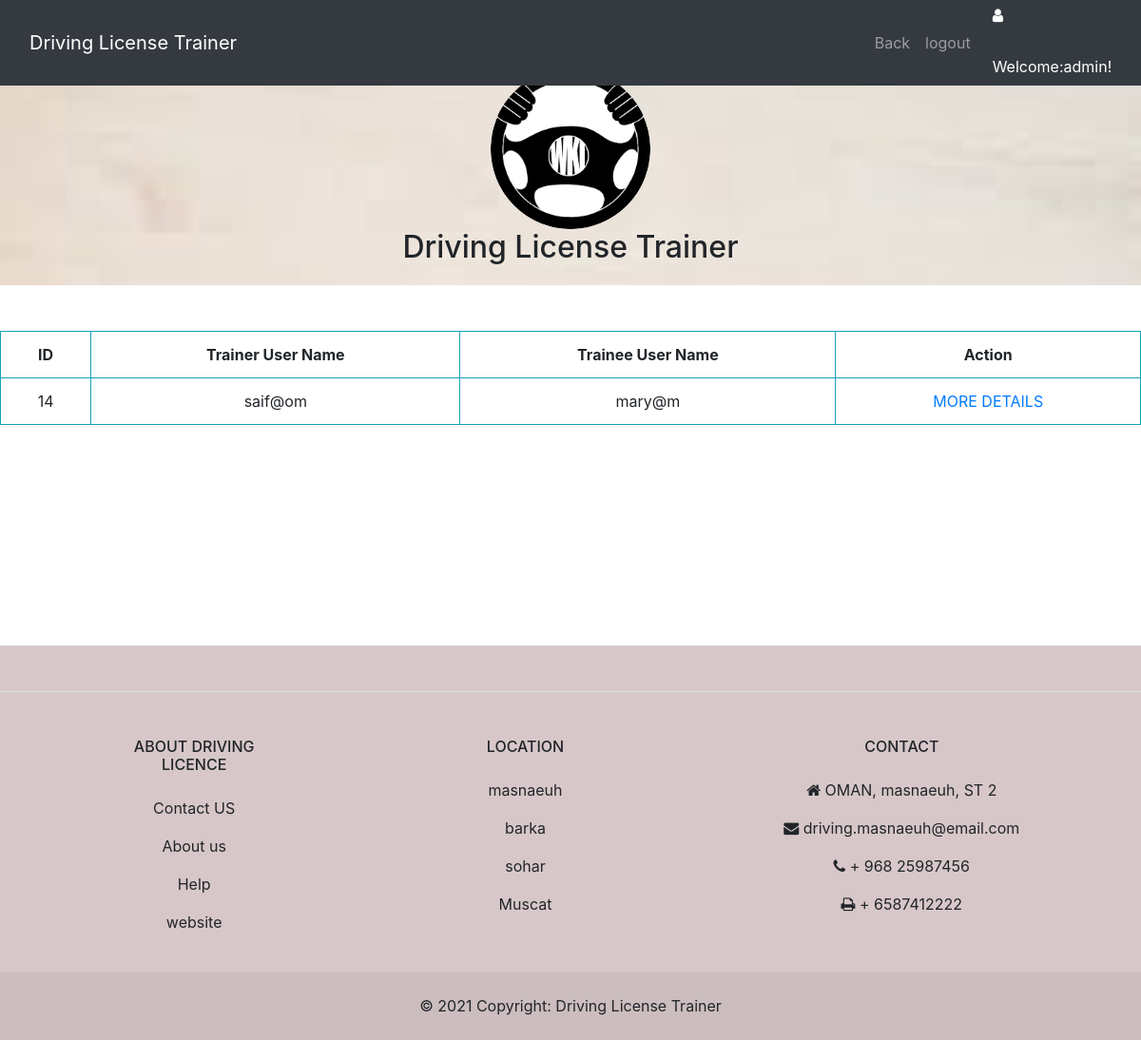
The app's page /View_Your_Trainer_admin1.php?trainee_uname=mary@m (signed in) with its own data.
### tables this page shows
CREATE TABLE IF NOT EXISTS `tblselecttraineer` (
  `sid` int(8) NOT NULL AUTO_INCREMENT,
  `trainee_username` varchar(20) NOT NULL,
  `trainee_fname` varchar(20) NOT NULL,
  `trainee_email` varchar(50) NOT NULL,
  `phone_num` int(8) NOT NULL,
  `deid` varchar(20) NOT NULL COMMENT 'detailstrainng',
  `username` varchar(20) NOT NULL,
  PRIMARY KEY (`sid`)
);

### View_Your_Trainer_admin1.php (the view, shortened to what this page needs)
<!DOCTYPE html PUBLIC "-//W3C//DTD XHTML 1.0 Transitional//EN" "http://www.w3.org/TR/xhtml1/DTD/xhtml1-transitional.dtd">
<html xmlns="http://www.w3.org/1999/xhtml">
<head>
<link rel="stylesheet" type="text/css"  href="BOOTSTRAPFILE/css/bootstrap.css">
    </head>
    <body  style="margin:0; padding:0; border:0;  background-color:white   ">
       <nav class="navbar navbar-expand-lg navbar-dark bg-dark fixed-top">
     <div class="container">
     <a class="navbar-brand" href="#">Driving License Trainer </a>
      <div class="collapse navbar-collapse" id="navbarResponsive">
         <ul class="navbar-nav ml-auto">
                     <li class="nav-item">
            <a class="nav-link" href="admin_view_trainee.php">Back</a>
          </li>
          <li class="nav-item">
            <a class="nav-link" href="logout.php">logout </a>
          </li>
        </ul>
      </div>
    </div>       <div class="icon" style="color: #FFFFFF"><i class="fa  fa-user" style="width:30px; height:50px"></i>
		   Welcome:<?php
	 $usernamea= $_SESSION['txtid1'];
	include ("connect.php");
	$qryname = "select * from  tbladmin where ausername='$usernamea' ";
	$result = mysqli_query($con,$qryname);
	while($rows = mysqli_fetch_assoc($result))
	{ $namee=$rows['aname'];
}
	echo $namee. "!";
	?>
	</div>
  </nav>
 <header class="text-center" style="background-image:url('img/bg1.jpg'); background-repeat:no-repeat; background-size:cover; height: 300px;">
    &nbsp;<br /><br /><br />
	 <img class="img-fluid rounded-circle"  src="img/images.png" alt="" height="147" width="168">
	 <h2>Driving License Trainer</h2>
	 </header>
	   <div class="text-center">
<br /><br />
<?php
$usernam=$_GET['trainee_uname'];
    include('connect.php');
$q="select * from    tblselecttraineer   where trainee_username='$usernam'     ";
$r=mysqli_query($con,$q);
$num=mysqli_num_rows($r);
if($num==0)
{
 echo "<h3>Treinee not selected trainer yet  </h3>";
}
else
{
echo"<table  class=table table-striped  border=1 width=700 align=center cellspacing=0>";
echo"<th class='border border-info'>  ID";
echo"<th class='border border-info'>  Trainer User Name";
echo"<th class='border border-info'>  Trainee User Name";
echo"<th colspan ='1' class='border border-info'> Action";
echo"<tr>";
while($row = mysqli_fetch_assoc($r)) {
$deid=$row["deid"];
$username=$row["username"];
$usernam=$row["trainee_username"];
echo"<tr class='border border-info'>";
echo"<td class='border border-info'>$deid";
echo"<td class='border border-info'>$username";
echo"<td class='border border-info'>$usernam";
echo"<td class='border border-info'><a href='Moreinfo_trainer3.php?deid=$deid&&trainee_username=$usernam&&username=$username'>MORE DETAILS</a>";
echo"</tr>";
}}
echo"</table><br>";
?>
<br />
	   <br />
       <br />
<br /><br />
  <br />
    <br />
  <br />
<link href="https://cdnjs.cloudflare.com/ajax/libs/font-awesome/4.7.0/css/font-awesome.min.css" rel="stylesheet">
	   </div>
<footer class="auto-style2">
  <section
    class="d-flex justify-content-center justify-content-lg-between p-4 border-bottom bg-dinager"
       >
  </section>
  <section class="">
    <div class="container text-center text-md-start mt-5">
      <div class="row mt-3">
               <div class="col-md-2 col-lg-2 col-xl-2 mx-auto mb-4">
          <h6 class="text-uppercase fw-bold mb-4">
            About Driving Licence
          </h6>
          <p>
            <a href="#!" class="text-reset">Contact US </a>
          </p>
          <p>
            <a href="#!" class="text-reset">About us</a>
          </p>
          <p>
            <a href="#!" class="text-reset">Help</a>
          </p>
          <p>
            <a href="#!" class="text-reset">website</a>
          </p>
        </div>
        <div class="col-md-3 col-lg-2 col-xl-2 mx-auto mb-4">
          <h6 class="text-uppercase fw-bold mb-4">
            Location
          </h6>
          <p>
            <a href="#!" class="text-reset">masnaeuh</a>
          </p>
          <p>
            <a href="#!" class="text-reset">barka</a>
          </p>
          <p>
            <a href="#!" class="text-reset">sohar</a>
          </p>
          <p>
            <a href="#!" class="text-reset">Muscat</a>
          </p>
        </div>
        <div class="col-md-4 col-lg-3 col-xl-3 mx-auto mb-md-0 mb-4">
          <h6 class="text-uppercase fw-bold mb-4">
            Contact
          </h6>
          <p><i class="fa fa-home me-3"></i> OMAN, masnaeuh, ST 2</p>
          <p>
            <i class="fa fa-envelope me-3"></i>
            driving.masnaeuh@email.com
          </p>
          <p><i class="fa fa-phone me-3"></i> + 968 25987456</p>
          <p><i class="fa fa-print me-3"></i> + 6587412222</p>
        </div>
      </div>
    </div>
  </section>
  <div class="text-center p-4" style="background-color: rgba(0, 0, 0, 0.05);">
    © 2021 Copyright:
    <a class="text-reset fw-bold" href="https://mdbootstrap.com/">Driving License Trainer</a>
  </div>
</footer>
</body>
</html>

### View_Your_Trainer_admin1.php (style rules this page uses)
.auto-style2 { background-color: #D7C7C9; }

### records on screen
tblselecttraineer: deid "14", username "saif@om", trainee_username "mary@m"

### other values on screen
$namee "admin"
